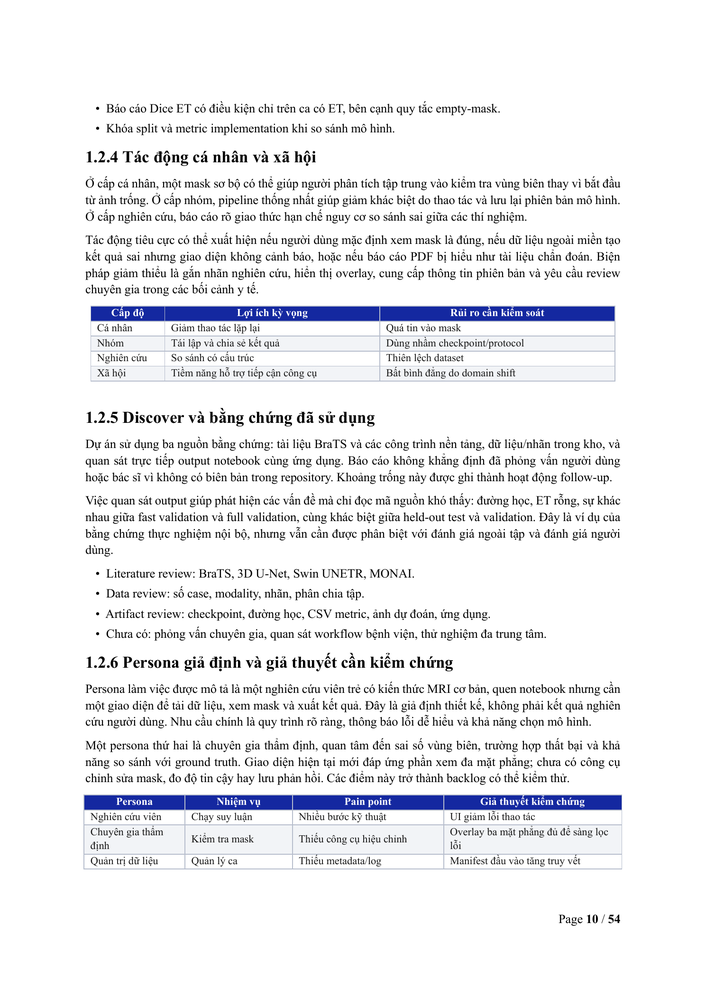
#> input picture report_work/render_v1_v2_qa/page-10.png, 706 x 999 px, shrunk from 1489 x 2105 before the run; its folder holds 4 pictures in this run
$ python make_contact_sheets.py
#> lines starting #> are read from the running program, lines starting #| are printed output that depends on the picture
from pathlib import Path
from PIL import Image, ImageDraw


source = Path(r"D:\SIC_Capstone 2026\report_work\render_v1_v2_qa")
pages = sorted(source.glob("page-*.png"), key=lambda p: int(p.stem.split("-")[-1]))
out_dir = source / "contact_sheets"
out_dir.mkdir(exist_ok=True)

for sheet_index in range(0, len(pages), 4):
    batch = pages[sheet_index:sheet_index + 4]
    opened = [Image.open(path).convert("RGB") for path in batch]
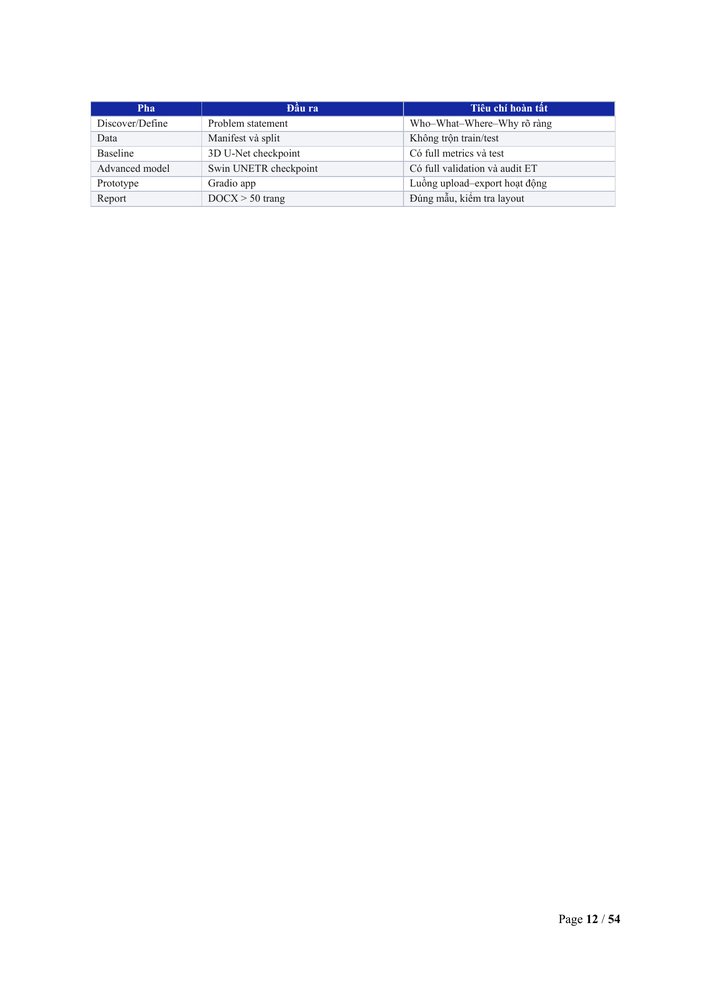
#> input picture report_work/render_v1_v2_qa/page-12.png, 706 x 999 px, shrunk from 1489 x 2105 before the run
#> opened = 2 items
    page_w = max(img.width for img in opened)
#> page_w = 706
    page_h = max(img.height for img in opened)
#> page_h = 999
    label_h = 36
    canvas = Image.new("RGB", (page_w * 2, (page_h + label_h) * 2), "#b7b7b7")
#> canvas: PIL image 1412x2070 RGB; every value is 183
    draw = ImageDraw.Draw(canvas)
    for offset, (path, img) in enumerate(zip(batch, opened)):
        col = offset % 2
        row = offset // 2
        x = col * page_w
        y = row * (page_h + label_h)
        draw.rectangle((x, y, x + page_w, y + label_h), fill="#202020")
        draw.text((x + 12, y + 9), path.stem, fill="white")
        canvas.paste(img, (x, y + label_h))
#> this loop made 2 passes
#> (offset, col, row, x, y) on passes 1 to 2: (0, 0, 0, 0, 0), (1, 1, 0, 706, 0)
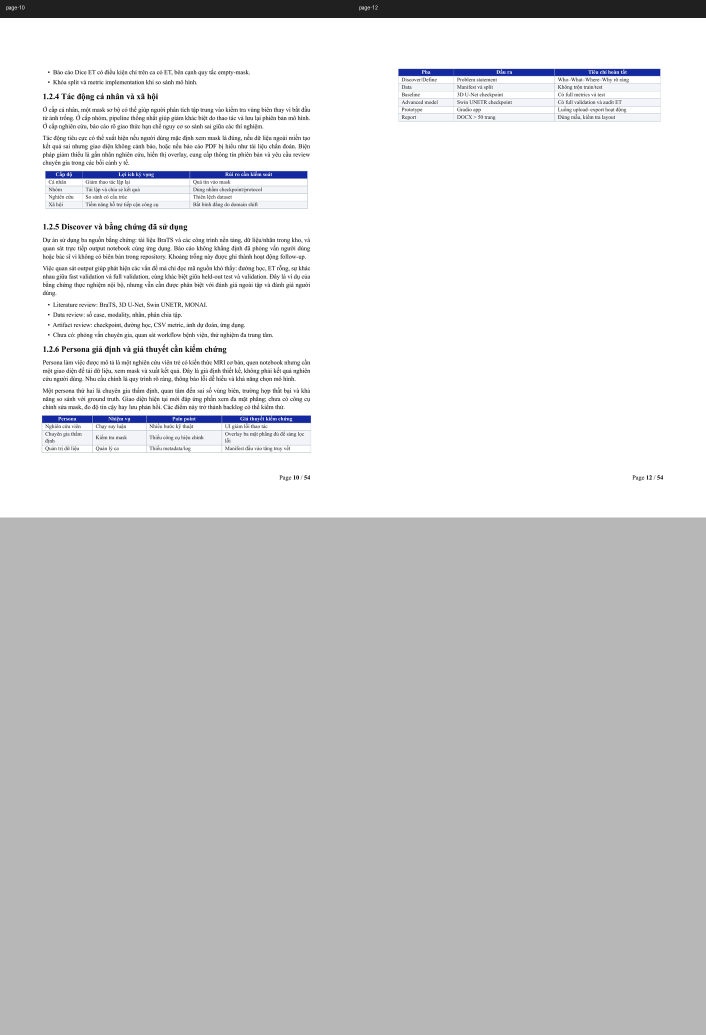
#> canvas: PIL image 1412x2070 RGB (shown at 1/2 size); mean R, G, B 209.8, 210, 211
    first_page = sheet_index + 1
    last_page = sheet_index + len(batch)
    canvas.save(out_dir / f"sheet_{first_page:02d}_{last_page:02d}.jpg", quality=90, subsampling=0)

print(f"Created {len(list(out_dir.glob('sheet_*.jpg')))} contact sheets for {len(pages)} pages")
